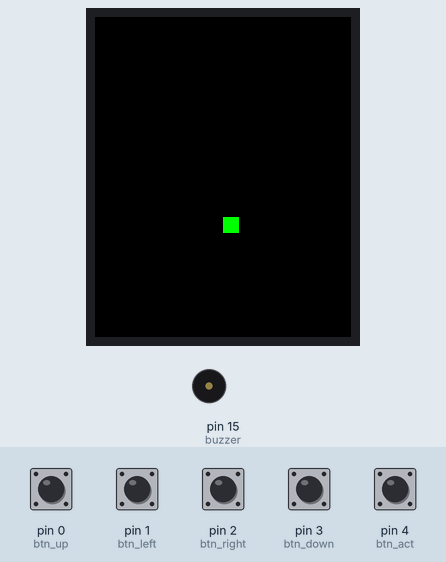
Bench run of a program on a simulated MicroPython board. Parts: 128×160 colour display, buzzer (waves = sounding). The inputs (shaded band) are chosen by the test bench; at power-on: pin 0 (btn_up), pin 1 (btn_left), pin 2 (btn_right), pin 3 (btn_down), pin 4 (btn_act) HIGH. Library files of the repository ran but are not shown: st7735.py; what the program prints to the serial console is not drawn.

Above: at 1.2 s.
1.3 s: pin 4 (btn_act) pulled LOW for 1 s
At 3.1 s:
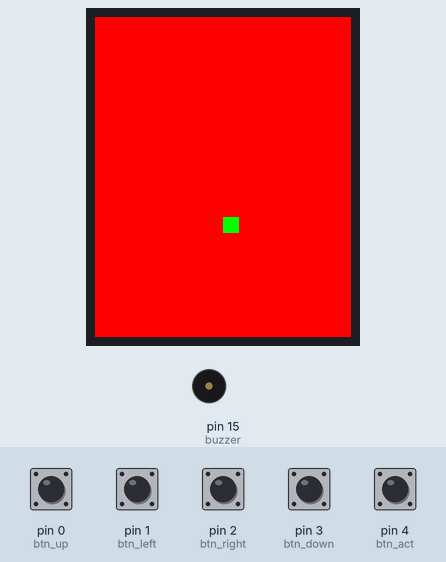
3.8 s: pin 0 (btn_up) pulled LOW for 1 s
At 5.6 s:
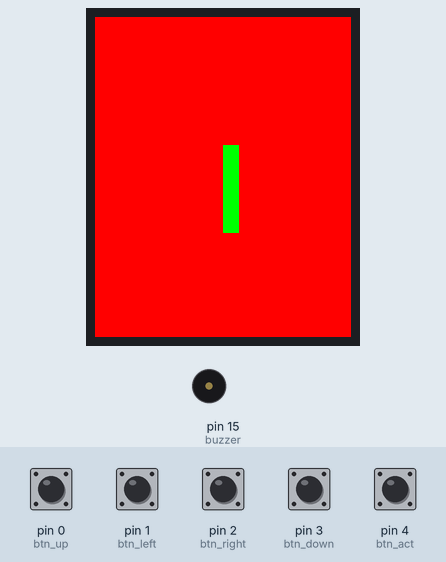
6.3 s: pin 1 (btn_left) pulled LOW for 0.15 s
At 7.3 s:
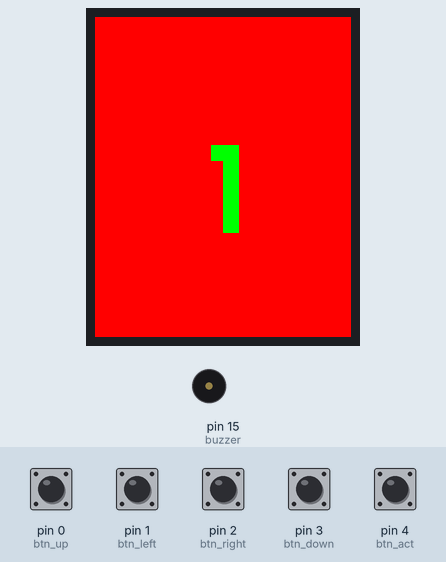
8.1 s: pin 2 (btn_right) pulled LOW for 1 s
At 10.1 s:
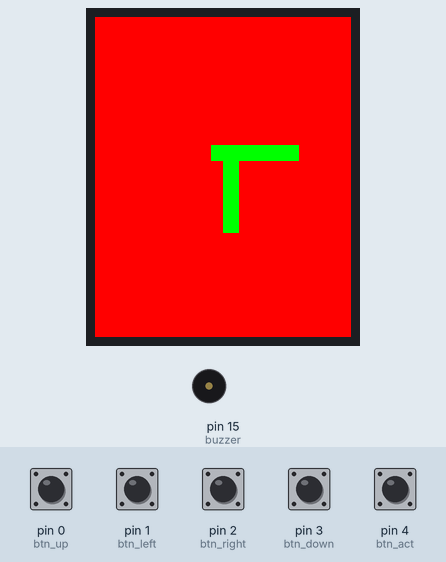
10.6 s: pin 3 (btn_down) pulled LOW for 0.15 s
At 11.2 s:
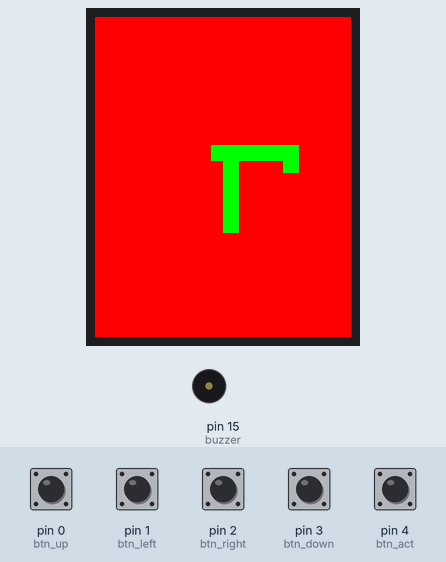
12.4 s: pin 1 (btn_left) pulled LOW for 1 s
At 14.6 s:
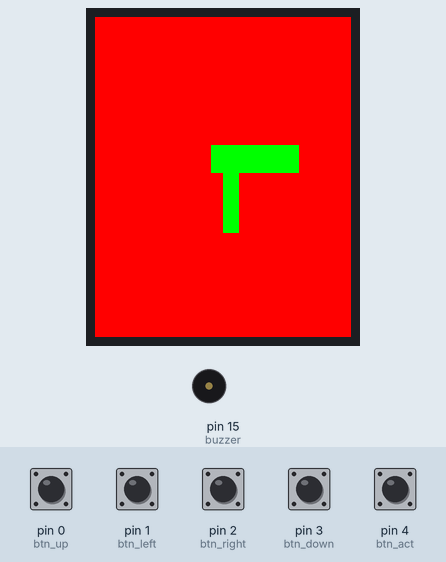
Timing chart, 0 to 15.9 s (numbered marks = the images above; inputs shaded):
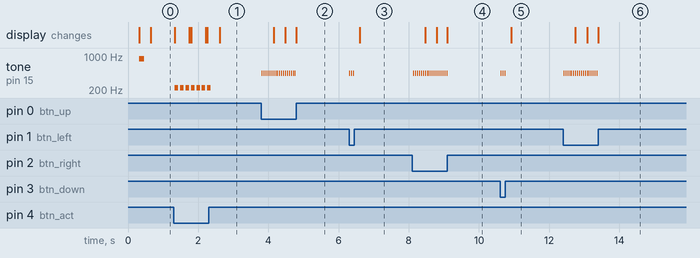

The program:

main.py
```python
import machine
import time
from machine import Pin, SPI
import st7735

#Button Inputs

btn_up = Pin(0, Pin.IN, Pin.PULL_UP)
btn_left = Pin(1, Pin.IN, Pin.PULL_UP)
btn_right = Pin(2, Pin.IN, Pin.PULL_UP)
btn_down = Pin(3, Pin.IN, Pin.PULL_UP)
btn_act = Pin(4, Pin.IN, Pin.PULL_UP)

#Sound
buzzer = machine.PWM(Pin(15))
buzzer.duty_u16(0) #start with sound off

#Display
spi = SPI(0, baudrate=20000000, polarity=0, phase=0, sck=Pin(18), mosi=Pin(19))
display = st7735.ST7735(spi, tf_dc=16, tf_reset=20, tf_cs=17, width=128, height=160)
display.init()

#Color Definitions
BLACK = 0x0000
GREEN = 0x07E0
RED = 0xF800
WHITE = 0xFFFF

display.fill(BLACK)

#Audio
def play_tone(frequency, duration_ms):
    if frequency == 0:
        buzzer.duty_u16(0)
    else:
        buzzer.freq(frequency)
        buzzer.duty_u16(32768)
    time.sleep_ms(duration_ms)
    buzzer.duty_u16(0) #Sound OFF


#Game
game_running = True
player_x = 64
player_y = 100

print("RequiemQuest Game Loaded")
play_tone(880, 150) #Sound to indicate game start

while game_running:
    #Check button presses
    if not btn_up.value():
        player_y -= 2
        play_tone(440, 20)
    if not btn_down.value():
        player_y += 2
        play_tone(440, 20)
    if not btn_left.value():
        player_x -= 2
        play_tone(440, 20)
    if not btn_right.value():
        player_x += 2
        play_tone(440, 20)
    if not btn_act.value():
        display.fill(RED)
        play_tone(220, 100)


    #Keep Player Within Screen Limits
    player_x = max(4, min(player_x, 120))
    player_y = max(4, min(player_y, 152))

    display.fill_rect(player_x, player_y, 8, 8, GREEN)

    time.sleep_ms(33) # ~30FPS
```

Measured:
- after the input at 1.3 s, tone on pin 15 (buzzer): alternates 220 Hz for 0.10 s and silent for 0.05 s, 14 changes in all, then stays silent, starting at once; the display: first changes at once (image 1 shows a later state)
- after the input at 3.8 s, tone on pin 15 (buzzer): alternates 440 Hz for 0.02 s and silent for 0.04 s, 36 changes in all, then stays silent, starting at once; the display: first changes after 0.35 s (image 2 shows a later state)
- after the input at 6.3 s, tone on pin 15 (buzzer): alternates 440 Hz for 0.02 s and silent for 0.04 s, 6 changes in all, then stays silent, starting at once; the display: changes after 0.31 s (image 3)
- after the input at 8.1 s, tone on pin 15 (buzzer): alternates 440 Hz for 0.02 s and silent for 0.04 s, 36 changes in all, then stays silent, starting at once; the display: first changes after 0.37 s (image 4 shows a later state)
- after the input at 10.6 s, tone on pin 15 (buzzer): alternates 440 Hz for 0.02 s and silent for 0.04 s, 6 changes in all, then stays silent, starting at once; the display: changes after 0.33 s (image 5)
- after the input at 12.4 s, tone on pin 15 (buzzer): alternates 440 Hz for 0.02 s and silent for 0.04 s, 36 changes in all, then stays silent, starting at once; the display: first changes after 0.35 s (image 6 shows a later state)
